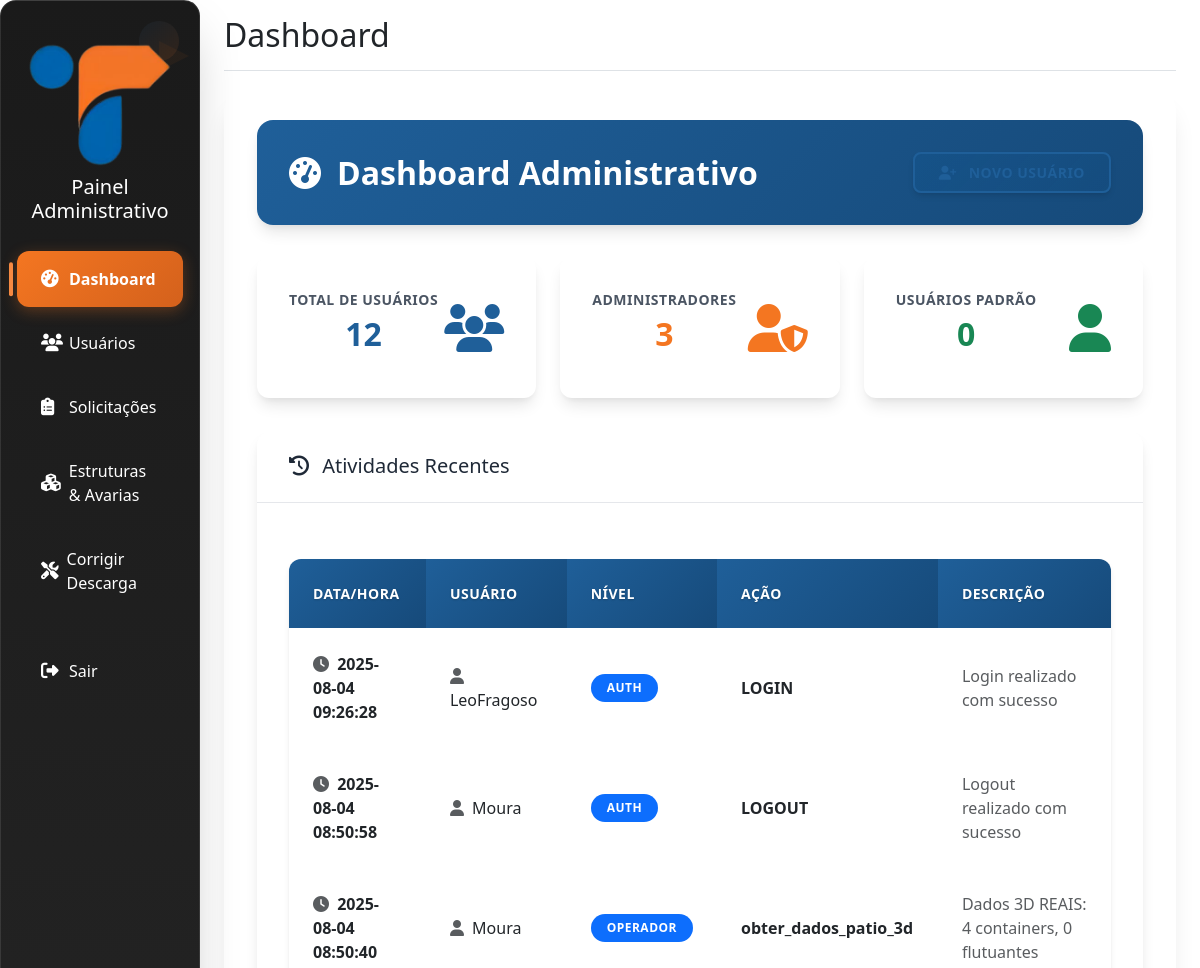
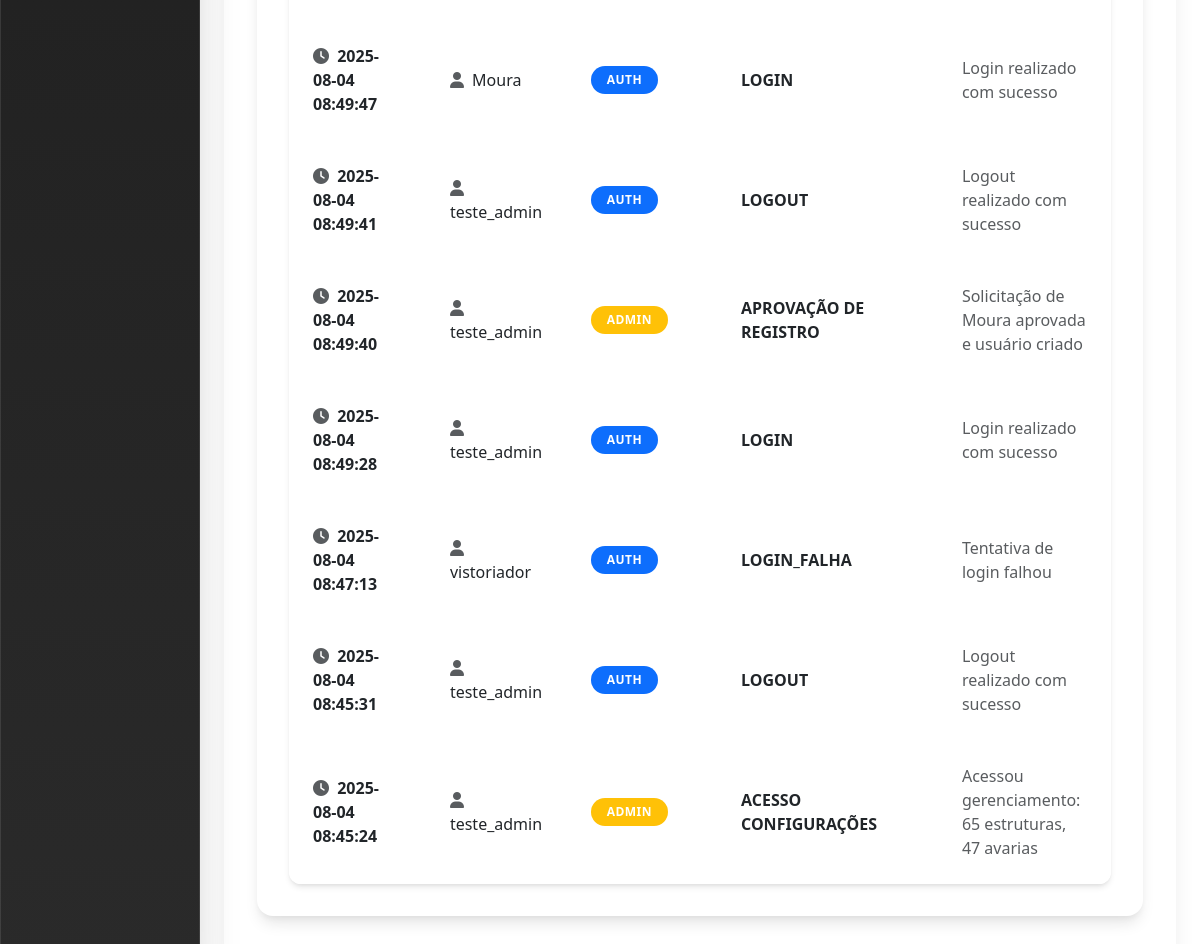
/admin/dashboard (signed in), run on the app's committed database (2 pictures, top to bottom).
### tables this page shows
CREATE TABLE log_atividades (
        id INTEGER PRIMARY KEY AUTOINCREMENT,
        data_hora TEXT NOT NULL,
        usuario TEXT NOT NULL,
        nivel TEXT NOT NULL,
        acao TEXT NOT NULL,
        descricao TEXT
    );

### admin/routes.py (the view)
@admin_bp.route('/dashboard')
@admin_completo_only_required
def admin_dashboard():
    try:
        db = get_db()
        cursor = db.cursor()
        cursor.execute("SELECT COUNT(*) FROM usuarios")
        total_usuarios = cursor.fetchone()[0]
        cursor.execute("SELECT COUNT(*) FROM usuarios WHERE nivel = 'admin'")
        total_admins = cursor.fetchone()[0]
        cursor.execute("SELECT COUNT(*) FROM usuarios WHERE nivel = 'user'")
        total_users = cursor.fetchone()[0]
        cursor.execute("""
            SELECT * FROM log_atividades
            ORDER BY data_hora DESC
            LIMIT 10
        """)
        logs_recentes = cursor.fetchall()
        cursor.execute("""
            SELECT * FROM solicitacoes_registro
            WHERE status = 'pendente'
            ORDER BY data_solicitacao DESC
        """)
        solicitacoes_pendentes = cursor.fetchall()
        cursor.execute("""
            SELECT s.*, u.username, u.email
            FROM solicitacoes_senha s
            JOIN usuarios u ON s.usuario_id = u.id
            WHERE s.status = 'pendente'
            ORDER BY s.data_solicitacao DESC
        """)
        senha_pendentes = cursor.fetchall()
        return render_template('admin/dashboard.html',
                              total_usuarios=total_usuarios,
                              total_admins=total_admins,
                              total_users=total_users,
                              logs_recentes=logs_recentes,
                              solicitacoes_pendentes=solicitacoes_pendentes,
                              senha_pendentes=senha_pendentes,
                              username=session.get('username'),
                              role=session.get('role'))
    except Exception as e:
        logger.error(f"Erro ao carregar dashboard administrativo: {e}")
        flash(f"Erro ao carregar dashboard: {e}", "danger")
        return redirect(url_for('auth.login'))

### db.py (called while the page is built)
def get_db():
    if 'db' not in g:
        try:
            g.db = sqlite3.connect(
                current_app.config['DATABASE'],
                detect_types=sqlite3.PARSE_DECLTYPES,
                timeout=30.0,  # 30 segundos de timeout
                isolation_level=None  # Autocommit mode
            )
            g.db.execute('PRAGMA busy_timeout = 10000;')  # 10 segundos
            g.db.row_factory = sqlite3.Row
            logger.debug("Nova conexão com o banco de dados estabelecida")
        except sqlite3.Error as e:
            logger.error(f"Erro ao conectar ao banco de dados: {e}")
            raise
    return g.db

### utils/db.py (called while the page is built)
def get_db():
    try:
        return main_get_db()
    except Exception as e:
        logger.error(f"Erro ao obter conexão com o banco de dados: {e}")
        if 'db' not in g:
            g.db = sqlite3.connect(
                current_app.config['DATABASE'],
                detect_types=sqlite3.PARSE_DECLTYPES,
                timeout=30.0
            )
            g.db.row_factory = sqlite3.Row
        return g.db

### utils/permissions.py (called while the page is built, shortened)
def get_user_role():
    role = session.get('role') or session.get('nivel')
    return role

def has_role(required_role):
    user_role = get_user_role()
    if not user_role or user_role not in ROLES:
        return False
    return ROLES[user_role] >= ROLES[required_role]

def admin_completo_only_required(f):
    @wraps(f)
    def decorated_function(*args, **kwargs):
        user_role = get_user_role()
        return f(*args, **kwargs)
    return decorated_function

### templates/admin/dashboard.html (shortened to what this page needs)
{% extends "admin/base.html" %}
{% block extra_css %}
<link rel="stylesheet" href="{{ url_for('static', filename='css/admin-theme.css') }}">
{% endblock %}
{% block content %}
<div class="main-content">
            <div class="page-header">
                <div class="d-flex justify-content-between align-items-center">
                    <h1>
                        <i class="fas fa-tachometer-alt me-2"></i>
                        Dashboard Administrativo
                    </h1>
                    <div class="btn-toolbar">
                        <div class="btn-group">
                            <a href="{{ url_for('admin.novo_usuario') }}" class="btn btn-outline-primary">
                                <i class="fas fa-user-plus me-1"></i> Novo Usuário
                            </a>
                        </div>
                    </div>
                </div>
            </div>
            <div class="admin-stats fade-in-up">
                <div class="stat-card">
                    <div class="d-flex align-items-center justify-content-between">
                        <div>
                            <div class="stat-label">Total de Usuários</div>
                            <div class="stat-value">{{ total_usuarios }}</div>
                        </div>
                        <div class="stats-icon">
                            <i class="fas fa-users fa-3x text-itracker-blue"></i>
                        </div>
                    </div>
                </div>
                <div class="stat-card">
                    <div class="d-flex align-items-center justify-content-between">
                        <div>
                            <div class="stat-label">Administradores</div>
                            <div class="stat-value text-itracker-orange">{{ total_admins }}</div>
                        </div>
                        <div class="stats-icon">
                            <i class="fas fa-user-shield fa-3x text-itracker-orange"></i>
                        </div>
                    </div>
                </div>
                <div class="stat-card">
                    <div class="d-flex align-items-center justify-content-between">
                        <div>
                            <div class="stat-label">Usuários Padrão</div>
                            <div class="stat-value text-success">{{ total_users }}</div>
                        </div>
                        <div class="stats-icon">
                            <i class="fas fa-user fa-3x text-success"></i>
                        </div>
                    </div>
                </div>
            </div>
            <div class="admin-card mb-4 slide-in-right">
                <div class="card-header">
                    <h5 class="mb-0">
                        <i class="fas fa-history me-2"></i>
                        Atividades Recentes
                    </h5>
                </div>
                <div class="card-body">
                    <div class="table-responsive">
                        <table class="table table-hover">
                            <thead>
                                <tr>
                                    <th>Data/Hora</th>
                                    <th>Usuário</th>
                                    <th>Nível</th>
                                    <th>Ação</th>
                                    <th>Descrição</th>
                                </tr>
                            </thead>
                            <tbody>
                                {% if logs_recentes %}
                                    {% for log in logs_recentes %}
                                    <tr>
                                        <td>
                                            <i class="fas fa-clock me-1 text-muted"></i>
                                            {{ log.data_hora }}
                                        </td>
                                        <td>
                                            <i class="fas fa-user me-1 text-muted"></i>
                                            {{ log.usuario }}
                                        </td>
                                        <td>
                                            <span class="badge bg-{{ 'success' if log.nivel == 'user' else 'warning' if log.nivel == 'admin' else 'primary' }}">
                                                {{ log.nivel }}
                                            </span>
                                        </td>
                                        <td class="fw-semibold">{{ log.acao }}</td>
                                        <td class="text-muted">{{ log.descricao }}</td>
                                    </tr>
                                    {% endfor %}
                                {% endif %}
                            </tbody>
                        </table>
                    </div>
                </div>
            </div>
</div>
{% endblock %}

### data on the page
log_atividades: data_hora "2025-08-04 09:26:28", usuario "LeoFragoso", nivel "AUTH", acao "LOGIN", descricao "Login realizado com sucesso"
log_atividades: data_hora "2025-08-04 08:50:58", usuario "Moura", nivel "AUTH", acao "LOGOUT", descricao "Logout realizado com sucesso"
log_atividades: data_hora "2025-08-04 08:50:40", usuario "Moura", nivel "OPERADOR", acao "obter_dados_patio_3d", descricao "Dados 3D REAIS: 4 containers, 0 flutuantes"
log_atividades: data_hora "2025-08-04 08:49:47", usuario "Moura", nivel "AUTH", acao "LOGIN", descricao "Login realizado com sucesso"
log_atividades: data_hora "2025-08-04 08:49:41", usuario "teste_admin", nivel "AUTH", acao "LOGOUT", descricao "Logout realizado com sucesso"
log_atividades: data_hora "2025-08-04 08:49:40", usuario "teste_admin", nivel "ADMIN", acao "APROVAÇÃO DE REGISTRO", descricao "Solicitação de Moura aprovada e usuário criado"
log_atividades: data_hora "2025-08-04 08:49:28", usuario "teste_admin", nivel "AUTH", acao "LOGIN", descricao "Login realizado com sucesso"
log_atividades: data_hora "2025-08-04 08:47:13", usuario "vistoriador", nivel "AUTH", acao "LOGIN_FALHA", descricao "Tentativa de login falhou"
log_atividades: data_hora "2025-08-04 08:45:31", usuario "teste_admin", nivel "AUTH", acao "LOGOUT", descricao "Logout realizado com sucesso"
log_atividades: data_hora "2025-08-04 08:45:24", usuario "teste_admin", nivel "ADMIN", acao "ACESSO CONFIGURAÇÕES", descricao "Acessou gerenciamento: 65 estruturas, 47 avarias"

### other printed values
{{ total_usuarios }} "12"
{{ total_admins }} "3"
{{ total_users }} "0"
